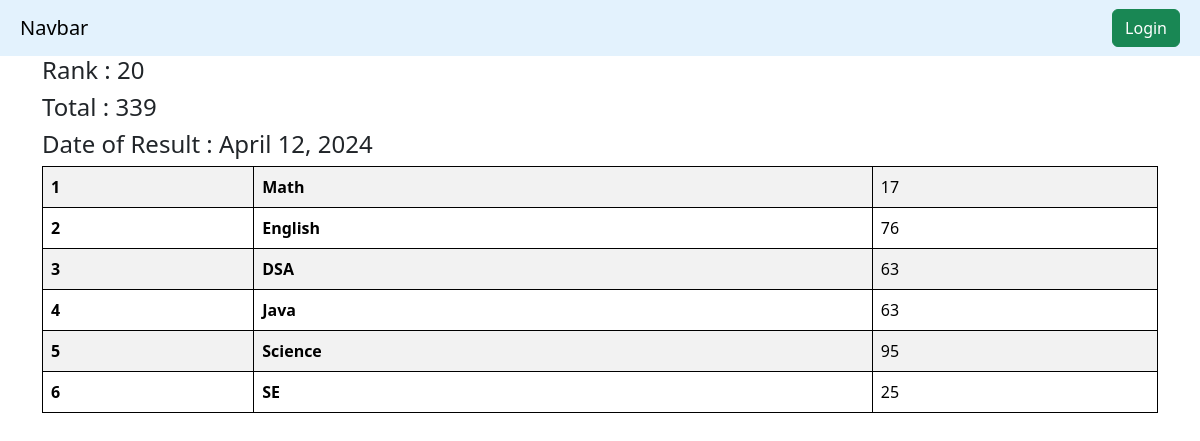
The page /check-the-marks/STU-0200/ on the database its author committed.
### vege/models.py (models this page shows, shortened)
class SubjectMarks(models.Model):
    student = models.ForeignKey(Student, related_name="studentmarks",on_delete=models.CASCADE)
    subject = models.ForeignKey(Subject , on_delete=models.CASCADE)
    marks = models.IntegerField()
    class Meta:
        unique_together = ['student' , 'subject']

class Student(models.Model):
    department = models.ForeignKey(Department,related_name="depart",on_delete=models.CASCADE)
    student_id = models.OneToOneField(StudentID, related_name="studentid", on_delete=models.SET_NULL, null=True)
    student_name = models.CharField(max_length=100)
    student_email = models.EmailField(unique=True)
    student_age = models.IntegerField(default=18)
    student_address = models.TextField()
    class Meta:
        ordering = ['student_name']
        verbose_name = "student"

class ReportCard(models.Model):
    student = models.ForeignKey(Student, related_name="studentreportcard",on_delete=models.CASCADE)
    student_rank = models.IntegerField()
    date_of_report_card_generation = models.DateField(auto_now_add=True)
    class Meta:
        unique_together = ['student_rank' , 'date_of_report_card_generation']

class Subject(models.Model):
    subject_name = models.CharField(max_length=100)

### vege/views.py (the view)
# urls.py: path('check-the-marks/<student_id>/', see_marks , name="see_marks"),
def see_marks(request , student_id):
    queryset = SubjectMarks.objects.filter(student__student_id__student_id = student_id)
    total_marks = queryset.aggregate(total_marks = Sum('marks'))
    return render(request,'report/see_marks.html',{'queryset':queryset , 'total_marks':total_marks})

### vege/templates/report/see_marks.html
{% extends "base.html" %}
{% block start %}
<div class = 'container' mt-5>
    <h4>Rank : {{queryset.first.student.studentreportcard.first.student_rank}}</h4>
    <h4>Total : {{total_marks.total_marks}}</h4>
    <h4>Date of Result : {{queryset.first.student.studentreportcard.first.date_of_report_card_generation}}</h4>
    <table class="table table-striped">
        <tbody>
            {% for marks in queryset %}
          <tr>
            <th scope="row">{{forloop.counter}}</th>
            <td>
                <b>{{marks.subject.subject_name}}</b>
            </td>
            <td>{{marks.marks}}</td>
          </tr>
          {% endfor %}
          </tbody>
          </table>
        </div>
{% endblock %}

### home/templates/base.html (style rules this page uses)
table, th, td { border: 1px solid black; }

### rows shown on the page
SubjectMarks: first.student.studentreportcard.first.student_rank "20", first.student.studentreportcard.first.date_of_report_card_generation "April 12, 2024", subject.subject_name "Math", marks "17"
SubjectMarks: subject.subject_name "English", marks "76"
SubjectMarks: subject.subject_name "DSA", marks "63"
SubjectMarks: subject.subject_name "Java", marks "63"
SubjectMarks: subject.subject_name "Science", marks "95"
SubjectMarks: subject.subject_name "SE", marks "25"

### other values the page prints
{{ total_marks.total_marks }} "339"
